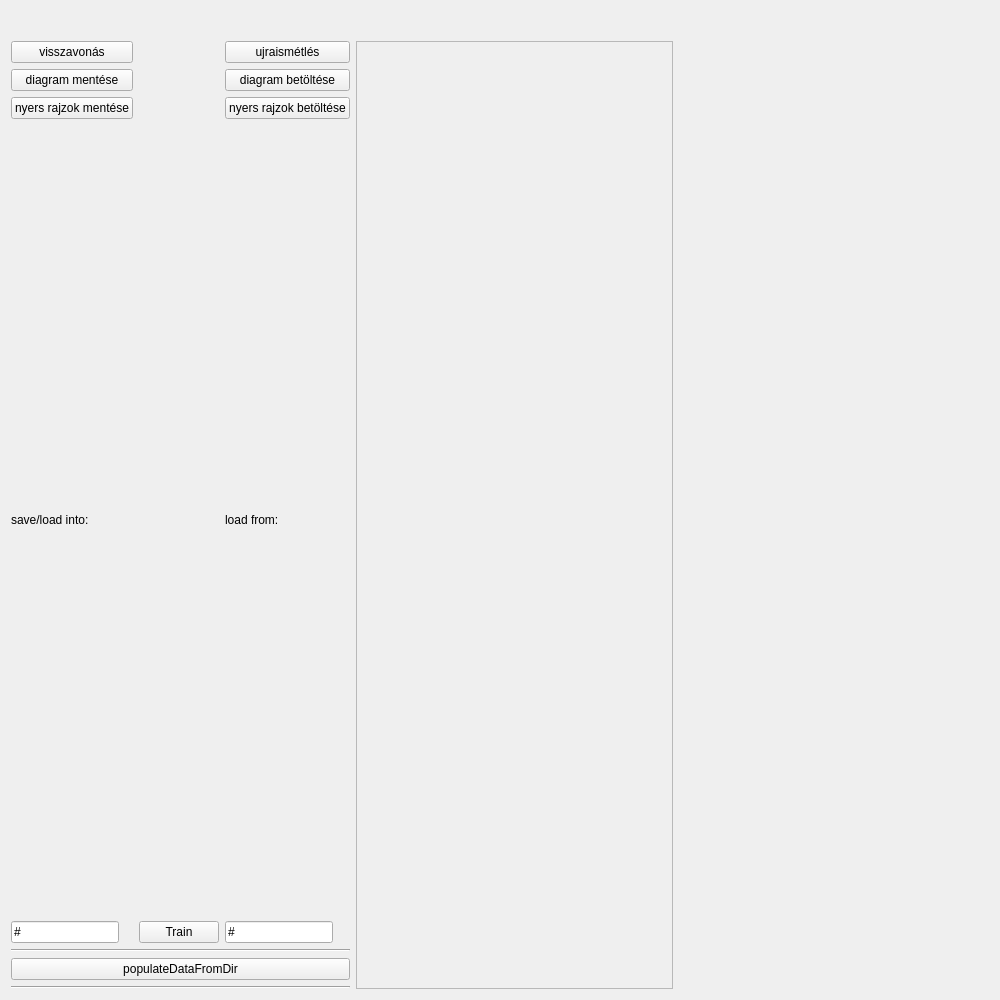
<?xml version="1.0" encoding="UTF-8"?>
<ui version="4.0">
 <class>Widget</class>
 <widget class="QWidget" name="Widget">
  <property name="geometry">
   <rect>
    <x>0</x>
    <y>0</y>
    <width>1000</width>
    <height>1000</height>
   </rect>
  </property>
  <property name="windowTitle">
   <string>Widget</string>
  </property>
  <layout class="QVBoxLayout" name="verticalLayout">
   <item>
    <layout class="QHBoxLayout" name="toolBarLayout"/>
   </item>
   <item>
    <widget class="QLabel" name="messageLabel">
     <property name="font">
      <font>
       <pointsize>16</pointsize>
       <weight>75</weight>
       <bold>true</bold>
      </font>
     </property>
     <property name="text">
      <string/>
     </property>
    </widget>
   </item>
   <item>
    <layout class="QHBoxLayout" name="horizontalLayout">
     <item>
      <layout class="QGridLayout" name="painterLayout"/>
     </item>
     <item>
      <layout class="QVBoxLayout" name="interactionLayout">
       <item>
        <layout class="QGridLayout" name="gridLayout">
         <item row="4" column="2">
          <widget class="QLabel" name="label_5">
           <property name="text">
            <string>load from:</string>
           </property>
          </widget>
         </item>
         <item row="0" column="0">
          <widget class="QPushButton" name="undo">
           <property name="text">
            <string>visszavonás</string>
           </property>
           <property name="shortcut">
            <string>Ctrl+1</string>
           </property>
          </widget>
         </item>
         <item row="5" column="1">
          <widget class="QPushButton" name="trainButton">
           <property name="text">
            <string>Train</string>
           </property>
          </widget>
         </item>
         <item row="4" column="0">
          <widget class="QLabel" name="label_4">
           <property name="text">
            <string>save/load into:</string>
           </property>
          </widget>
         </item>
         <item row="2" column="2">
          <widget class="QPushButton" name="loadCEs">
           <property name="focusPolicy">
            <enum>Qt::ClickFocus</enum>
           </property>
           <property name="text">
            <string>diagram betöltése</string>
           </property>
           <property name="autoDefault">
            <bool>false</bool>
           </property>
          </widget>
         </item>
         <item row="5" column="0">
          <widget class="QLineEdit" name="entsToSave">
           <property name="sizePolicy">
            <sizepolicy hsizetype="Fixed" vsizetype="Fixed">
             <horstretch>0</horstretch>
             <verstretch>0</verstretch>
            </sizepolicy>
           </property>
           <property name="text">
            <string>#</string>
           </property>
          </widget>
         </item>
         <item row="2" column="0">
          <widget class="QPushButton" name="saveCEs">
           <property name="focusPolicy">
            <enum>Qt::ClickFocus</enum>
           </property>
           <property name="text">
            <string>diagram mentése</string>
           </property>
           <property name="shortcut">
            <string/>
           </property>
          </widget>
         </item>
         <item row="5" column="2">
          <widget class="QLineEdit" name="entsToLoad">
           <property name="sizePolicy">
            <sizepolicy hsizetype="Fixed" vsizetype="Fixed">
             <horstretch>0</horstretch>
             <verstretch>0</verstretch>
            </sizepolicy>
           </property>
           <property name="text">
            <string>#</string>
           </property>
          </widget>
         </item>
         <item row="0" column="2">
          <widget class="QPushButton" name="redo">
           <property name="text">
            <string>ujraismétlés</string>
           </property>
           <property name="shortcut">
            <string>Ctrl+0</string>
           </property>
          </widget>
         </item>
         <item row="3" column="2">
          <widget class="QPushButton" name="loadDrawingsCreateCanvasElements">
           <property name="text">
            <string>nyers rajzok betöltése</string>
           </property>
          </widget>
         </item>
         <item row="3" column="0">
          <widget class="QPushButton" name="saveDrawings">
           <property name="text">
            <string>nyers rajzok mentése</string>
           </property>
          </widget>
         </item>
        </layout>
       </item>
       <item>
        <widget class="Line" name="line_4">
         <property name="orientation">
          <enum>Qt::Horizontal</enum>
         </property>
        </widget>
       </item>
       <item>
        <widget class="QPushButton" name="populateDataFromDir">
         <property name="text">
          <string>populateDataFromDir</string>
         </property>
        </widget>
       </item>
       <item>
        <widget class="Line" name="line_3">
         <property name="orientation">
          <enum>Qt::Horizontal</enum>
         </property>
        </widget>
       </item>
       <item>
        <layout class="QVBoxLayout" name="saveLastDrawingLayout"/>
       </item>
      </layout>
     </item>
     <item>
      <widget class="QScrollArea" name="imagesArea">
       <property name="widgetResizable">
        <bool>true</bool>
       </property>
       <widget class="QWidget" name="scrollAreaWidgetContents_2">
        <property name="geometry">
         <rect>
          <x>0</x>
          <y>0</y>
          <width>317</width>
          <height>939</height>
         </rect>
        </property>
       </widget>
      </widget>
     </item>
     <item>
      <spacer name="horizontalSpacer">
       <property name="orientation">
        <enum>Qt::Horizontal</enum>
       </property>
       <property name="sizeHint" stdset="0">
        <size>
         <width>40</width>
         <height>20</height>
        </size>
       </property>
      </spacer>
     </item>
    </layout>
   </item>
  </layout>
 </widget>
 <layoutdefault spacing="6" margin="11"/>
 <resources/>
 <connections/>
</ui>
